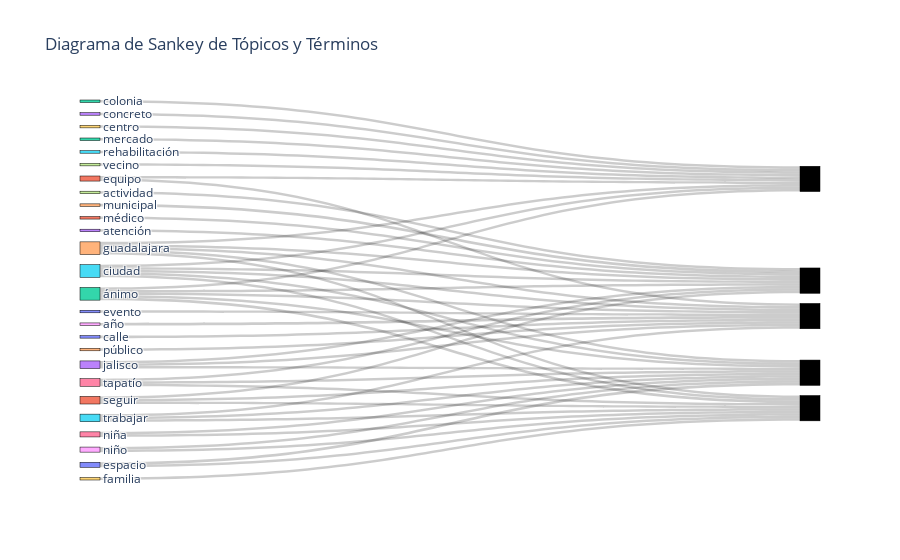

This figure's notebook cell:
### Code cell
# Crear un conjunto de términos únicos
unique_terms = set()
for topic_id, topic_words in topics:
    terms = [term.split('*')[1].strip('"') for term in topic_words.split(' + ')]
    unique_terms.update(terms)

# Crear listas para nodos y enlaces
nodes = list(unique_terms)
source_indices = []
target_indices = []
values = []

# Procesar los tópicos y sus palabras clave para identificar las conexiones
for topic_id, topic_words in topics:
    terms = [term.split('*')[1].strip('"') for term in topic_words.split(' + ')]
    for term in terms:
        source_indices.append(nodes.index(term))
        target_indices.append(len(nodes) + topic_id)  # Cada tema se representa como un nodo adicional
        values.append(1)

# Crear un diagrama de Sankey
fig = go.Figure(go.Sankey(
    node=dict(
        pad=15,
        thickness=20,
        line=dict(color="black", width=0.5),
        label=nodes  # Etiquetas de los términos
    ),
    link=dict(
        source=source_indices,
        target=target_indices,
        value=values
    )
))

# Mostrar el diagrama de Sankey
fig.update_layout(title_text="Diagrama de Sankey de Tópicos y Términos")
fig.show()

### Figure 1 — Plotly figure (JSON) as saved in the notebook; plotly's stock layout.template omitted (floating-point values rounded to 4 significant figures)
{"data": [{"link": {"source": [12, 4, 22, 2, 5, 15, 9, 3, 17, 1, 21, 11, 6, 4, 13, 22, 23, 14, 7, 5, 22, 4, 5, 25, 24, 8, 13, 1, 0, 10, 4, 22, 11, 5, 16, 18, 25, 19, 20, 6, 4, 22, 20, 18, 13, 16, 11, 25, 6, 5], "target": [26, 26, 26, 26, 26, 26, 26, 26, 26, 26, 27, 27, 27, 27, 27, 27, 27, 27, 27, 27, 28, 28, 28, 28, 28, 28, 28, 28, 28, 28, 29, 29, 29, 29, 29, 29, 29, 29, 29, 29, 30, 30, 30, 30, 30, 30, 30, 30, 30, 30], "value": [1, 1, 1, 1, 1, 1, 1, 1, 1, 1, 1, 1, 1, 1, 1, 1, 1, 1, 1, 1, 1, 1, 1, 1, 1, 1, 1, 1, 1, 1, 1, 1, 1, 1, 1, 1, 1, 1, 1, 1, 1, 1, 1, 1, 1, 1, 1, 1, 1, 1]}, "node": {"label": ["evento", "equipo", "colonia", "concreto", "guadalajara", "ciudad", "tapatío", "actividad", "año", "centro", "calle", "seguir", "mercado", "jalisco", "municipal", "rehabilitación", "niña", "vecino", "niño", "familia", "espacio", "médico", "ánimo", "atención", "público", "trabajar"], "line": {"color": "black", "width": 0.5}, "pad": 15, "thickness": 20}, "type": "sankey"}], "layout": {"title": {"text": "Diagrama de Sankey de Tópicos y Términos"}}}
